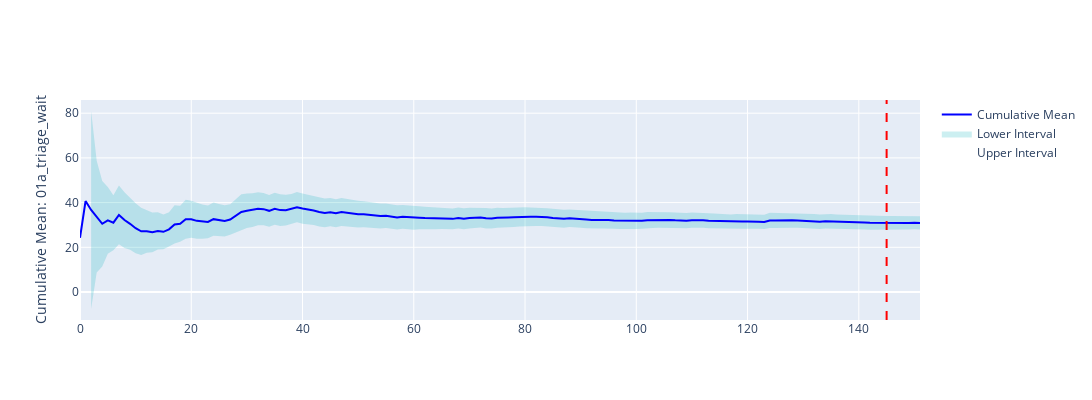

The code cell stored with this chart in its notebook:
### Markdown cell above
You can visualise the tabulized results using the `plotly_confidence_interval_method` function.

### Code cell
plotly_confidence_interval_method(
    n_reps=nreps["01a_triage_wait"],
    conf_ints=summary_frame[summary_frame["metric"] == "01a_triage_wait"],
    metric_name="01a_triage_wait"
)

### Figure 1 — Plotly figure (JSON) as saved in the notebook; plotly's stock layout.template omitted (floating-point values rounded to 4 significant figures; data arrays with more than 128 entries replaced by an {"elided": "..."} marker saying what was removed)
{"data": [{"hoverinfo": "x+y+name+text", "line": {"width": 0}, "mode": "lines", "name": "Upper Interval", "text": {"elided": "152 str values"}, "type": "scatter", "x": {"elided": "152 int values"}, "y": {"elided": "152 float values"}}, {"fill": "tonexty", "fillcolor": "rgba(0,176,185,0.2)", "hoverinfo": "x+y+name+text", "line": {"width": 0}, "mode": "lines", "name": "Lower Interval", "text": {"elided": "152 str values"}, "type": "scatter", "x": {"elided": "152 int values"}, "y": {"elided": "152 float values"}}, {"hoverinfo": "x+y+name", "line": {"color": "blue", "width": 2}, "name": "Cumulative Mean", "type": "scatter", "x": {"elided": "152 int values"}, "y": {"elided": "152 float values"}}], "layout": {"height": 400, "hovermode": "x unified", "shapes": [{"line": {"color": "red", "dash": "dash"}, "type": "line", "x0": 145, "x1": 145, "y0": 0, "y1": 1, "yref": "paper"}], "showlegend": true, "width": 1200, "yaxis": {"title": {"text": "Cumulative Mean: 01a_triage_wait"}}}}
